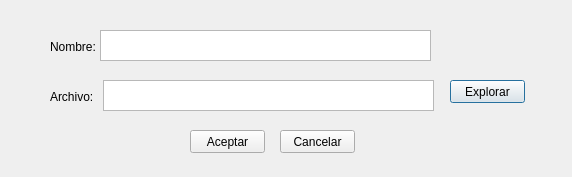
<?xml version="1.0" encoding="UTF-8"?>
<ui version="4.0">
 <class>Dialog</class>
 <widget class="QDialog" name="Dialog">
  <property name="geometry">
   <rect>
    <x>0</x>
    <y>0</y>
    <width>572</width>
    <height>177</height>
   </rect>
  </property>
  <property name="windowTitle">
   <string>Dialog</string>
  </property>
  <widget class="QLabel" name="label">
   <property name="geometry">
    <rect>
     <x>50</x>
     <y>90</y>
     <width>46</width>
     <height>13</height>
    </rect>
   </property>
   <property name="text">
    <string>Archivo:</string>
   </property>
  </widget>
  <widget class="QTextEdit" name="textEdit">
   <property name="geometry">
    <rect>
     <x>103</x>
     <y>80</y>
     <width>331</width>
     <height>31</height>
    </rect>
   </property>
  </widget>
  <widget class="QPushButton" name="pushButton">
   <property name="geometry">
    <rect>
     <x>450</x>
     <y>80</y>
     <width>75</width>
     <height>23</height>
    </rect>
   </property>
   <property name="text">
    <string>Explorar</string>
   </property>
  </widget>
  <widget class="QPushButton" name="aceptar">
   <property name="geometry">
    <rect>
     <x>190</x>
     <y>130</y>
     <width>75</width>
     <height>23</height>
    </rect>
   </property>
   <property name="text">
    <string>Aceptar</string>
   </property>
  </widget>
  <widget class="QPushButton" name="cancelar">
   <property name="geometry">
    <rect>
     <x>280</x>
     <y>130</y>
     <width>75</width>
     <height>23</height>
    </rect>
   </property>
   <property name="text">
    <string>Cancelar</string>
   </property>
  </widget>
  <widget class="QLabel" name="label_2">
   <property name="geometry">
    <rect>
     <x>50</x>
     <y>40</y>
     <width>46</width>
     <height>13</height>
    </rect>
   </property>
   <property name="text">
    <string>Nombre:</string>
   </property>
  </widget>
  <widget class="QTextEdit" name="textEdit_2">
   <property name="geometry">
    <rect>
     <x>100</x>
     <y>30</y>
     <width>331</width>
     <height>31</height>
    </rect>
   </property>
  </widget>
 </widget>
 <resources/>
 <connections>
  <connection>
   <sender>pushButton</sender>
   <signal>clicked()</signal>
   <receiver>textEdit</receiver>
   <slot>paste()</slot>
   <hints>
    <hint type="sourcelabel">
     <x>497</x>
     <y>31</y>
    </hint>
    <hint type="destinationlabel">
     <x>278</x>
     <y>35</y>
    </hint>
   </hints>
  </connection>
  <connection>
   <sender>pushButton</sender>
   <signal>clicked()</signal>
   <receiver>Dialog</receiver>
   <slot>close()</slot>
   <hints>
    <hint type="sourcelabel">
     <x>497</x>
     <y>31</y>
    </hint>
    <hint type="destinationlabel">
     <x>285</x>
     <y>156</y>
    </hint>
   </hints>
  </connection>
 </connections>
</ui>
